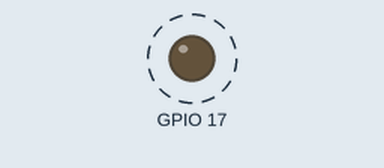
Simulated run of this program. Board: Raspberry Pi (BCM pin numbers). Shown: output pins drawn as LEDs (lit = HIGH). Dashed ring = blinking. At 5.0 s the program stops and its outputs stay as they are.

Above: at 0.2 s.
Timing chart, 0 to 3.0 s (numbered marks = the images above):
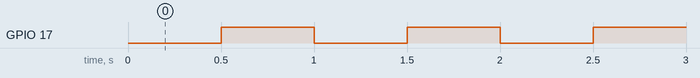

The program:

blink.py
```python
import RPi.GPIO as GPIO
import time

GPIO.setmode(GPIO.BCM)
GPIO.setwarnings(False)
GPIO.setup(17,GPIO.OUT)

count = 0
blinks = 5
sleep = 0.5
while (count<blinks):
    time.sleep(sleep)
    GPIO.output(17,GPIO.HIGH)
    time.sleep(sleep)
    GPIO.output(17,GPIO.LOW)
    count = count + 1

GPIO.cleanup()
```

Measured:
- by itself, GPIO 17: alternates HIGH for 0.50 s and LOW for 0.50 s, 10 changes in all, then stays LOW
